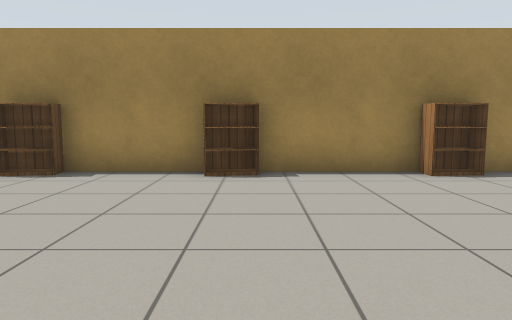
View 1 (above)

12 first-person views from a walk through a Gazebo world. The camera is 0.9 m above the floor, tilts 6° down and sees 70° across. The floor is counted in squares, 1 m on a side. Each view is taken from the middle of a square. On the plan, view 1 faces up. The plan holds only what a view shows up to about 12 squares ahead; the rest is blank. Gazebo's built-in surfaces are drawn with simple patterns.

View 2
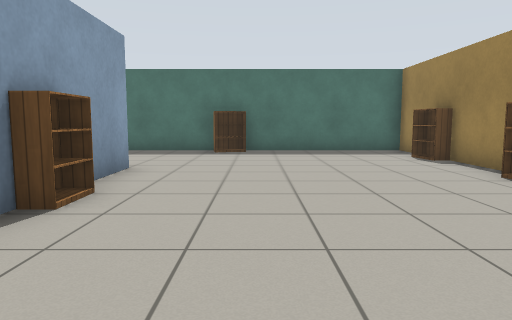

View 3
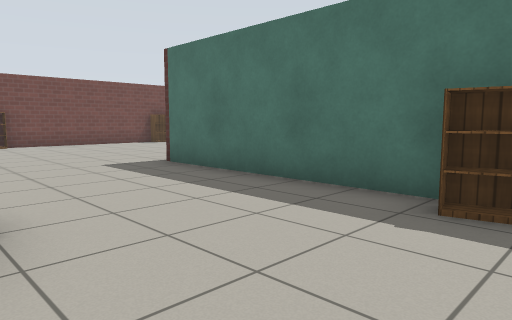

View 4
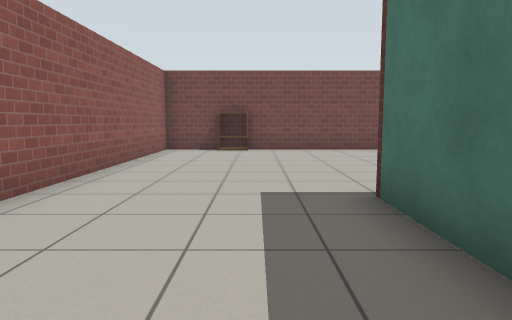

View 5
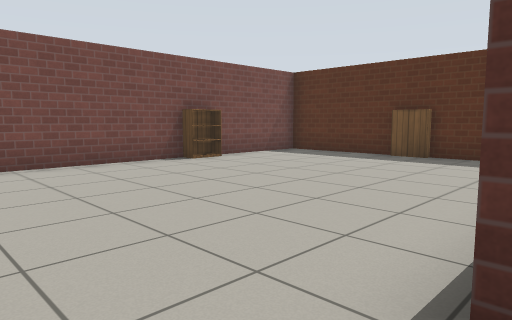

View 6
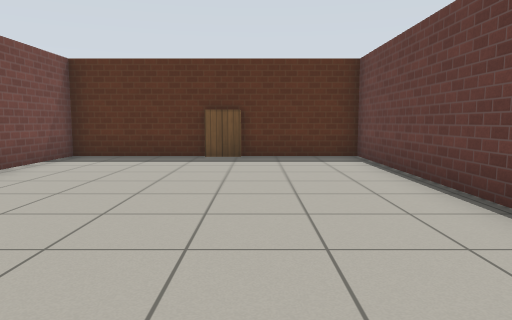

View 7
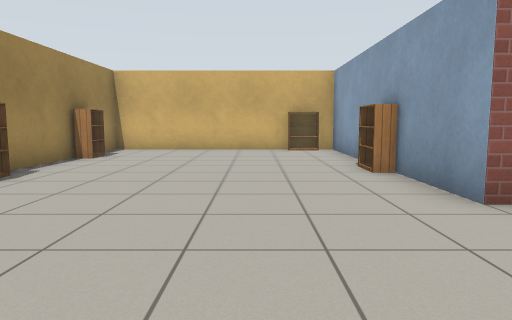

View 8
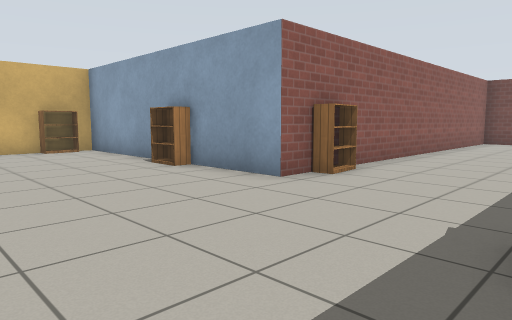

View 9
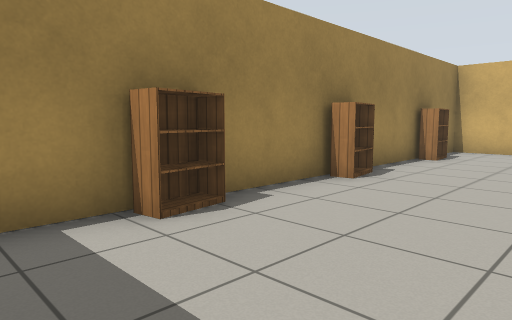

View 10
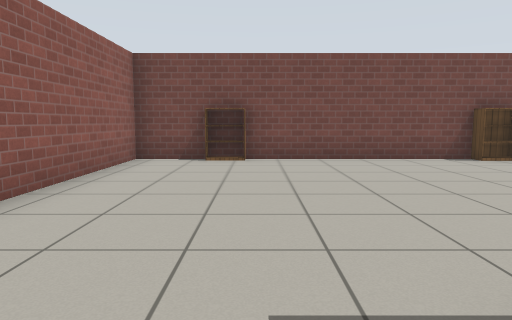

View 11
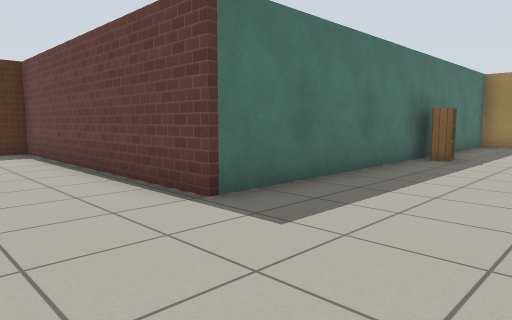

View 12
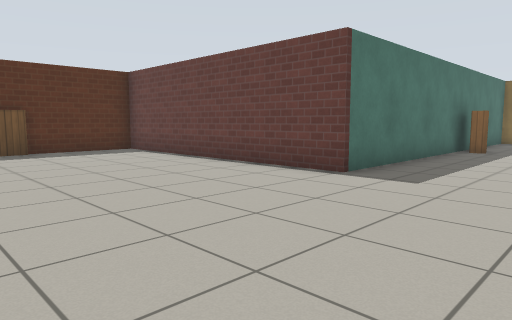

### Floor plan
Points are (right, up) in squares from view 1. A wall is a line through its corners. A room is listed if a view was taken in it or the views show most of it. See-through windows are left out.
Room 1 (views 1, 2, 3, 4, 5, 6, 7, 8, 9, 10, 11, 12)
walls: (-6.4, -5.3) (-14.5, -5.3) (-14.5, -12.8) (-2.1, -12.8) (-2.1, -0.5) (5.8, -0.5) (5.8, 6.5) (-6.4, 6.5) (-6.4, -5.3)
objects: bookshelf (-15, -9); bookshelf (-11, -13); bookshelf (-6, 1); bookshelf (-4, -13); bookshelf (-4, 6); bookshelf (-1, 6) to (0, 6); bookshelf (1, 0); bookshelf (3, 6) to (4, 6); bookshelf (6, 1)

Positions as (right, up) in squares from view 1, and headings:
1: (0, 0), facing up
2: (5, 2), facing left
3: (-2, 2), facing down-left
4: (-5, -1), facing down
5: (-5, -5), facing down-left
6: (-5, -8), facing left
7: (-6, 2), facing right
8: (-6, 4), facing down-right
9: (-6, 3), facing up-right
10: (-5, -4), facing down
11: (-3, -8), facing up-left
12: (-3, -11), facing up-left
